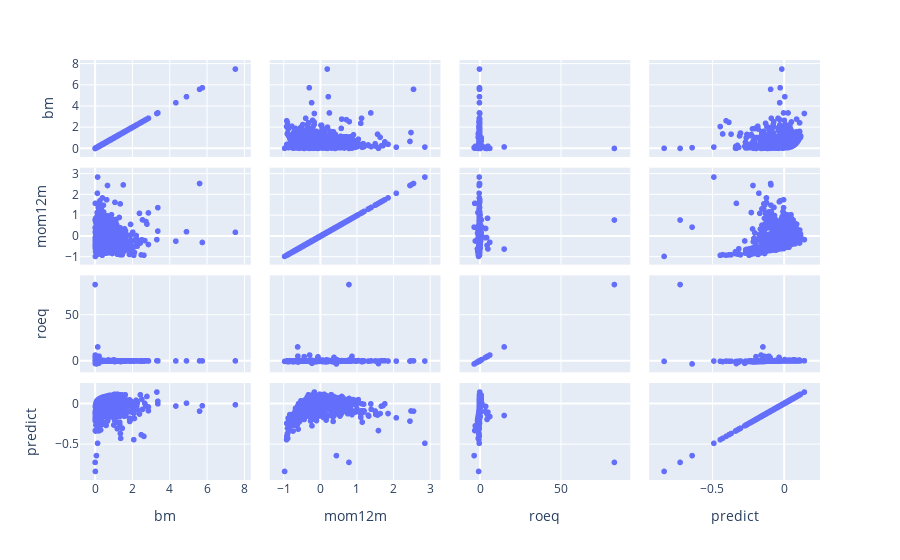

Write notebook code for a chart like this one.
### Markdown cell above
#### Untransformed features

### Code cell
import plotly.express as px

cd = np.empty(shape=(df.shape[0], 3, 1), dtype=float)
cd[:, 0] = df.bm.to_numpy().reshape(-1, 1)
cd[:, 1] = df.mom12m.to_numpy().reshape(-1, 1)
cd[:, 2] = df.roeq.to_numpy().reshape(-1, 1)
string = """
    %{text}<br>
    bm = %{customdata[0]:.2}<br>
    mom12m = %{customdata[1]:.2}<br>
    roeq = %{customdata[2]:.2}<extra></extra>
    """
    
fig = px.scatter_matrix(df[["bm", "mom12m", "roeq", "predict"]])
fig.update_traces(
    text=df.index.to_list(),
    customdata=cd,
    hovertemplate=string,
)
fig.show()

### Figure 1 — Plotly figure (JSON) as saved in the notebook; plotly's stock layout.template omitted (floating-point values rounded to 4 significant figures; data arrays with more than 128 entries replaced by an {"elided": "..."} marker saying what was removed)
{"data": [{"customdata": {"elided": "1887x3x1 float values"}, "dimensions": [{"axis": {"matches": true}, "label": "bm", "values": {"elided": "1887 float values"}}, {"axis": {"matches": true}, "label": "mom12m", "values": {"elided": "1887 float values"}}, {"axis": {"matches": true}, "label": "roeq", "values": {"elided": "1887 float values"}}, {"axis": {"matches": true}, "label": "predict", "values": {"elided": "1887 float values"}}], "hovertemplate": "\n    %{text}<br>\n    bm = %{customdata[0]:.2}<br>\n    mom12m = %{customdata[1]:.2}<br>\n    roeq = %{customdata[2]:.2}<extra></extra>\n    ", "legendgroup": "", "marker": {"color": "#636efa", "symbol": "circle"}, "name": "", "showlegend": false, "text": {"elided": "1887 str values"}, "type": "splom"}], "layout": {"dragmode": "select", "legend": {"tracegroupgap": 0}, "margin": {"t": 60}}}
